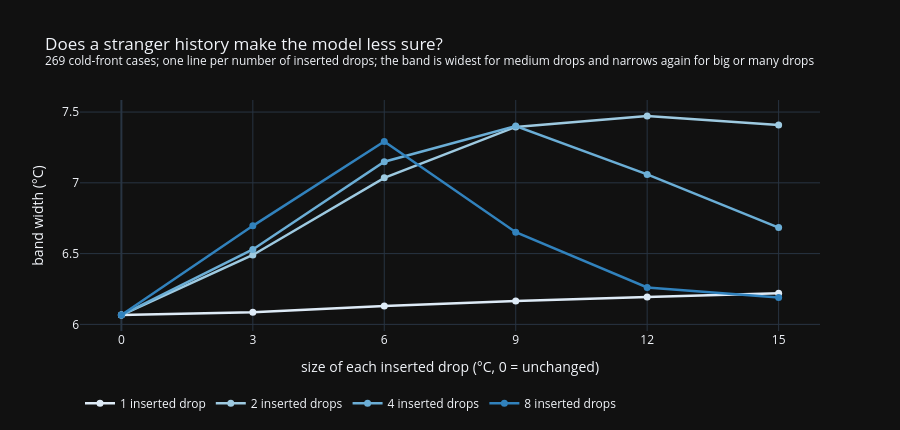

Write notebook code for a chart like this one.
### Markdown cell above
### Inserted drops: does more weirdness always widen the band?

x = size of each inserted drop (0 = unchanged history), one line per number of
inserted drops. A line that rises and then falls again = the band is widest for medium drops.

### Code cell
LINE_COL = {1: "#deebf7", 2: "#9ecae1", 4: "#6baed6", 8: "#3182bd"}
xs0 = [0] + DROP_S
fig = go.Figure()
for n in DROP_N:
    r = res.query("kind == 'drops' and a == @n").sort_values("b")
    fig.add_trace(go.Scatter(x=xs0, y=np.r_[res.width[0], r.width], mode="lines+markers", name=f"{n} inserted drop{'s' if n > 1 else ''}",
                             line={"color": LINE_COL[n], "width": 2.5}, marker={"size": 7, "color": LINE_COL[n]},
                             hovertemplate=f"{n} drops of %{{x}} °C: band %{{y:.1f}} °C<extra></extra>"))
fig.update_xaxes(title_text="size of each inserted drop (°C, 0 = unchanged)", tickvals=xs0)
fig.update_yaxes(title_text="band width (°C)")
fig.update_layout(height=430, template="plotly_dark", legend={"orientation": "h", "y": -0.25},
                  title=f"Does a stranger history make the model less sure?<br><sup>{len(cases)} cold-front cases; one line per number of "
                        "inserted drops; the band is widest for medium drops and narrows again for big or many drops</sup>")
fig.write_html(FIG / "exp6_drops_lines.html", include_plotlyjs="cdn")
fig.show()

### Figure 1 — Plotly figure (JSON) as saved in the notebook; plotly's stock layout.template omitted (floating-point values rounded to 4 significant figures)
{"data": [{"hovertemplate": "1 drops of %{x} °C: band %{y:.1f} °C<extra></extra>", "line": {"color": "#deebf7", "width": 2.5}, "marker": {"color": "#deebf7", "size": 7}, "mode": "lines+markers", "name": "1 inserted drop", "type": "scatter", "x": [0, 3, 6, 9, 12, 15], "y": [6.066, 6.086, 6.13, 6.165, 6.194, 6.221]}, {"hovertemplate": "2 drops of %{x} °C: band %{y:.1f} °C<extra></extra>", "line": {"color": "#9ecae1", "width": 2.5}, "marker": {"color": "#9ecae1", "size": 7}, "mode": "lines+markers", "name": "2 inserted drops", "type": "scatter", "x": [0, 3, 6, 9, 12, 15], "y": [6.066, 6.49, 7.035, 7.395, 7.473, 7.409]}, {"hovertemplate": "4 drops of %{x} °C: band %{y:.1f} °C<extra></extra>", "line": {"color": "#6baed6", "width": 2.5}, "marker": {"color": "#6baed6", "size": 7}, "mode": "lines+markers", "name": "4 inserted drops", "type": "scatter", "x": [0, 3, 6, 9, 12, 15], "y": [6.066, 6.529, 7.149, 7.401, 7.059, 6.684]}, {"hovertemplate": "8 drops of %{x} °C: band %{y:.1f} °C<extra></extra>", "line": {"color": "#3182bd", "width": 2.5}, "marker": {"color": "#3182bd", "size": 7}, "mode": "lines+markers", "name": "8 inserted drops", "type": "scatter", "x": [0, 3, 6, 9, 12, 15], "y": [6.066, 6.696, 7.292, 6.651, 6.261, 6.19]}], "layout": {"height": 430, "legend": {"orientation": "h", "y": -0.25}, "title": {"text": "Does a stranger history make the model less sure?<br><sup>269 cold-front cases; one line per number of inserted drops; the band is widest for medium drops and narrows again for big or many drops</sup>"}, "xaxis": {"tickvals": [0, 3, 6, 9, 12, 15], "title": {"text": "size of each inserted drop (°C, 0 = unchanged)"}}, "yaxis": {"title": {"text": "band width (°C)"}}}}
